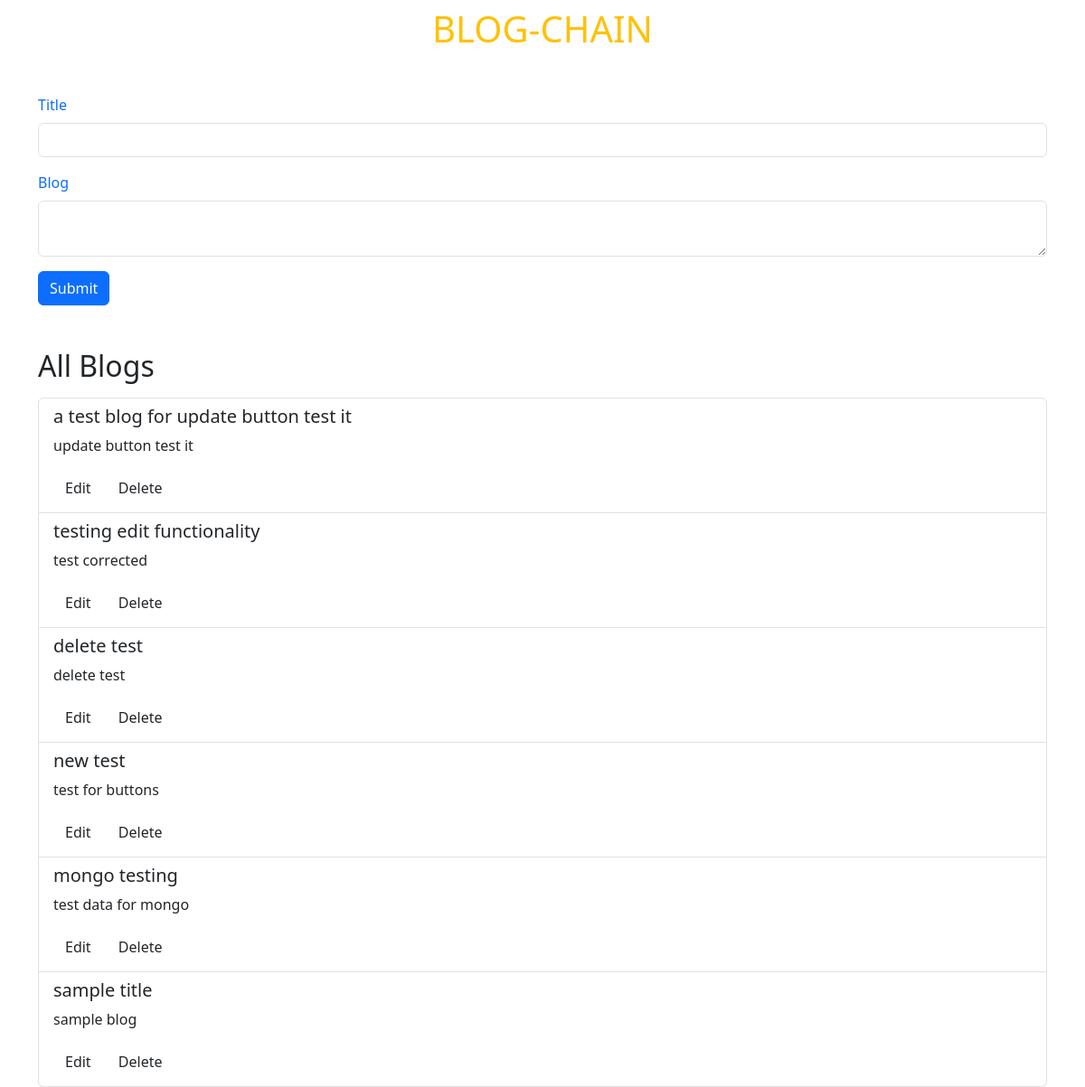
The page / on the database its author committed.
### home/models.py (models this page shows)
class Blog(models.Model):
    title = models.CharField(max_length=200)
    desc = models.TextField()

### home/views.py (the view)
# urls.py: path("",views.index,name='home'),
def index(request):
    if request.method == "POST":
        title = request.POST.get('title')
        desc = request.POST.get('desc')
        if title and desc:
            blog = Blog.objects.create(title=title, desc=desc)
            db.insert_one({'_id': blog.id, 'title': blog.title, 'desc': blog.desc})
    blogs = Blog.objects.all()
    return render(request, 'index.html', {'blogs': blogs})

### templates/index.html (shortened to what this page needs)
<html>
<head>
    <link href="https://cdn.jsdelivr.net/npm/bootstrap@5.3.3/dist/css/bootstrap.min.css" rel="stylesheet">
</head>
<body>
    <h1 class="container text-center mt-2 text-warning"> BLOG-CHAIN</h1>
    <div class="container mt-5 text-primary">
        <form method="POST">
            <div class="mb-3">
                <label for="title" class="form-label">Title</label>
                <input type="text" class="form-control" id="title" name="title" value="{{ blog.title }}">
            </div>
            <div class="mb-3">
                <label for="desc" class="form-label">Blog</label>
                <textarea name="desc" id="desc" class="form-control">{{ blog.desc }}</textarea>
            </div>
            <button type="submit" class="btn btn-primary">Submit</button>
        </form>
    </div>
    <div class="container">
    <h2 class="mt-5">All Blogs</h2>
    <ul class="list-group mt-3">
        {% for blog in blogs %}
            <li class="list-group-item d-flex justify-content-between align-items-center">
                <div>
                    <h5>{{ blog.title }}</h5>
                    <p>{{ blog.desc }}</p>
                    <a href="{% url 'update' blog.id %}" class="btn">Edit</a>
                    <a href="{% url 'delete' blog.id %}" class="btn">Delete</a>
                </div>
            </li>
        {% endfor %}
    </ul>
</div>
</body>
</html>

### rows shown on the page
Blog: title "a test blog for update button test it", desc "update button test it"
Blog: title "testing edit functionality", desc "test corrected"
Blog: title "delete test", desc "delete test"
Blog: title "new test", desc "test for buttons"
Blog: title "mongo testing", desc "test data for mongo"
Blog: title "sample title", desc "sample blog"
